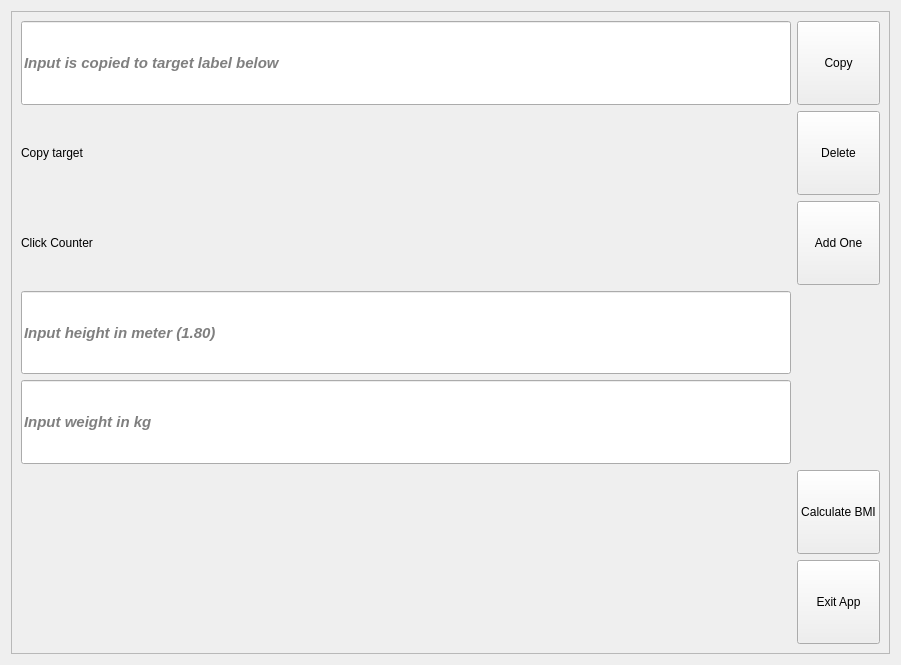
<?xml version="1.0" encoding="UTF-8"?>
<ui version="4.0">
 <class>Form1</class>
 <widget class="QWidget" name="Form1">
  <property name="geometry">
   <rect>
    <x>0</x>
    <y>0</y>
    <width>901</width>
    <height>665</height>
   </rect>
  </property>
  <property name="windowTitle">
   <string>Form</string>
  </property>
  <layout class="QVBoxLayout" name="verticalLayout">
   <item>
    <widget class="QFrame" name="frame">
     <property name="frameShape">
      <enum>QFrame::StyledPanel</enum>
     </property>
     <property name="frameShadow">
      <enum>QFrame::Raised</enum>
     </property>
     <layout class="QGridLayout" name="gridLayout">
      <item row="0" column="0">
       <widget class="QLineEdit" name="lineEdit">
        <property name="sizePolicy">
         <sizepolicy hsizetype="Expanding" vsizetype="Expanding">
          <horstretch>0</horstretch>
          <verstretch>1</verstretch>
         </sizepolicy>
        </property>
        <property name="font">
         <font>
          <family>Segoe UI</family>
          <pointsize>11</pointsize>
          <italic>true</italic>
          <bold>true</bold>
          <underline>false</underline>
          <strikeout>false</strikeout>
         </font>
        </property>
        <property name="toolTip">
         <string>&lt;html&gt;&lt;head/&gt;&lt;body&gt;&lt;p&gt;Input is copied to copy target below&lt;/p&gt;&lt;/body&gt;&lt;/html&gt;</string>
        </property>
        <property name="text">
         <string/>
        </property>
        <property name="placeholderText">
         <string>Input is copied to target label below</string>
        </property>
       </widget>
      </item>
      <item row="0" column="1">
       <widget class="QPushButton" name="buttonCopy">
        <property name="sizePolicy">
         <sizepolicy hsizetype="Minimum" vsizetype="Expanding">
          <horstretch>0</horstretch>
          <verstretch>1</verstretch>
         </sizepolicy>
        </property>
        <property name="text">
         <string>Copy</string>
        </property>
       </widget>
      </item>
      <item row="1" column="0">
       <widget class="QLabel" name="copyTarget">
        <property name="sizePolicy">
         <sizepolicy hsizetype="Preferred" vsizetype="Expanding">
          <horstretch>0</horstretch>
          <verstretch>1</verstretch>
         </sizepolicy>
        </property>
        <property name="text">
         <string>Copy target</string>
        </property>
        <property name="indent">
         <number>0</number>
        </property>
       </widget>
      </item>
      <item row="1" column="1">
       <widget class="QPushButton" name="buttonDelete">
        <property name="sizePolicy">
         <sizepolicy hsizetype="Minimum" vsizetype="Expanding">
          <horstretch>0</horstretch>
          <verstretch>1</verstretch>
         </sizepolicy>
        </property>
        <property name="text">
         <string>Delete</string>
        </property>
       </widget>
      </item>
      <item row="2" column="0">
       <widget class="QLabel" name="labelCounter">
        <property name="sizePolicy">
         <sizepolicy hsizetype="Preferred" vsizetype="Expanding">
          <horstretch>0</horstretch>
          <verstretch>1</verstretch>
         </sizepolicy>
        </property>
        <property name="text">
         <string>Click Counter</string>
        </property>
       </widget>
      </item>
      <item row="2" column="1">
       <widget class="QPushButton" name="buttonClickCount">
        <property name="sizePolicy">
         <sizepolicy hsizetype="Minimum" vsizetype="Expanding">
          <horstretch>0</horstretch>
          <verstretch>1</verstretch>
         </sizepolicy>
        </property>
        <property name="text">
         <string>Add One</string>
        </property>
       </widget>
      </item>
      <item row="3" column="0">
       <widget class="QLineEdit" name="lineEdit_Height">
        <property name="sizePolicy">
         <sizepolicy hsizetype="Expanding" vsizetype="Expanding">
          <horstretch>0</horstretch>
          <verstretch>1</verstretch>
         </sizepolicy>
        </property>
        <property name="font">
         <font>
          <family>Segoe UI</family>
          <pointsize>11</pointsize>
          <italic>true</italic>
          <bold>true</bold>
          <underline>false</underline>
          <strikeout>false</strikeout>
         </font>
        </property>
        <property name="toolTip">
         <string>&lt;html&gt;&lt;head/&gt;&lt;body&gt;&lt;p&gt;Input is copied to copy target below&lt;/p&gt;&lt;/body&gt;&lt;/html&gt;</string>
        </property>
        <property name="text">
         <string/>
        </property>
        <property name="placeholderText">
         <string>Input height in meter (1.80)</string>
        </property>
       </widget>
      </item>
      <item row="4" column="0">
       <widget class="QLineEdit" name="lineEdit_Weight">
        <property name="sizePolicy">
         <sizepolicy hsizetype="Expanding" vsizetype="Expanding">
          <horstretch>0</horstretch>
          <verstretch>1</verstretch>
         </sizepolicy>
        </property>
        <property name="font">
         <font>
          <family>Segoe UI</family>
          <pointsize>11</pointsize>
          <italic>true</italic>
          <bold>true</bold>
          <underline>false</underline>
          <strikeout>false</strikeout>
         </font>
        </property>
        <property name="toolTip">
         <string>&lt;html&gt;&lt;head/&gt;&lt;body&gt;&lt;p&gt;Input is copied to copy target below&lt;/p&gt;&lt;/body&gt;&lt;/html&gt;</string>
        </property>
        <property name="text">
         <string/>
        </property>
        <property name="placeholderText">
         <string>Input weight in kg</string>
        </property>
       </widget>
      </item>
      <item row="5" column="0">
       <widget class="QLabel" name="bmiCalculation">
        <property name="sizePolicy">
         <sizepolicy hsizetype="Preferred" vsizetype="Expanding">
          <horstretch>0</horstretch>
          <verstretch>1</verstretch>
         </sizepolicy>
        </property>
        <property name="text">
         <string/>
        </property>
        <property name="indent">
         <number>0</number>
        </property>
       </widget>
      </item>
      <item row="5" column="1">
       <widget class="QPushButton" name="buttonCalculate_BMI_clicked">
        <property name="sizePolicy">
         <sizepolicy hsizetype="Minimum" vsizetype="Expanding">
          <horstretch>0</horstretch>
          <verstretch>1</verstretch>
         </sizepolicy>
        </property>
        <property name="text">
         <string>Calculate BMI</string>
        </property>
       </widget>
      </item>
      <item row="6" column="0">
       <spacer name="horizontalSpacer">
        <property name="sizePolicy">
         <sizepolicy hsizetype="Minimum" vsizetype="Minimum">
          <horstretch>0</horstretch>
          <verstretch>0</verstretch>
         </sizepolicy>
        </property>
        <property name="orientation">
         <enum>Qt::Horizontal</enum>
        </property>
        <property name="sizeHint" stdset="0">
         <size>
          <width>745</width>
          <height>67</height>
         </size>
        </property>
       </spacer>
      </item>
      <item row="6" column="1">
       <widget class="QPushButton" name="buttonExit">
        <property name="sizePolicy">
         <sizepolicy hsizetype="Minimum" vsizetype="Expanding">
          <horstretch>0</horstretch>
          <verstretch>1</verstretch>
         </sizepolicy>
        </property>
        <property name="text">
         <string>Exit App</string>
        </property>
       </widget>
      </item>
     </layout>
    </widget>
   </item>
  </layout>
 </widget>
 <resources/>
 <connections/>
</ui>
